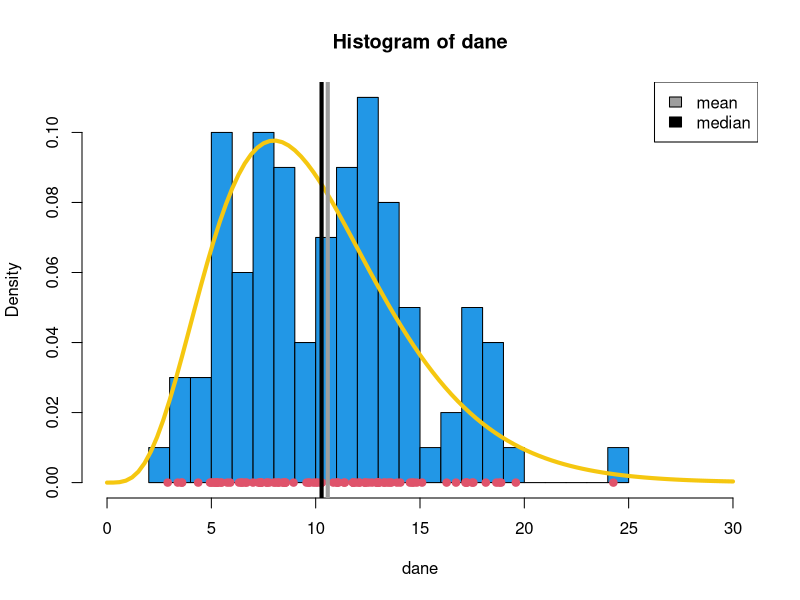

The R script that drew this image:
dane <- rchisq(n = 100, d = 10)

h <- hist(dane, xlim = c(0, 30), breaks = 20, col = 4, freq = FALSE)

stripchart(dane, at = 0, pch = 19, col = 2, add = TRUE)

curve(dchisq(x, df = 10), lwd = 4, col = 7, add = TRUE)

abline(v = mean(dane), lwd = 4, col = 8, add = TRUE)
abline(v = median(dane), lwd = 4, col = 9, add = TRUE)

legend(x = "topright", legend = c("mean", "median"), fill = c(8, 9))

# NOTE:
# wykres prawdopodobienstwa chisq
# średnia i mediana
# legenda do wykresu
